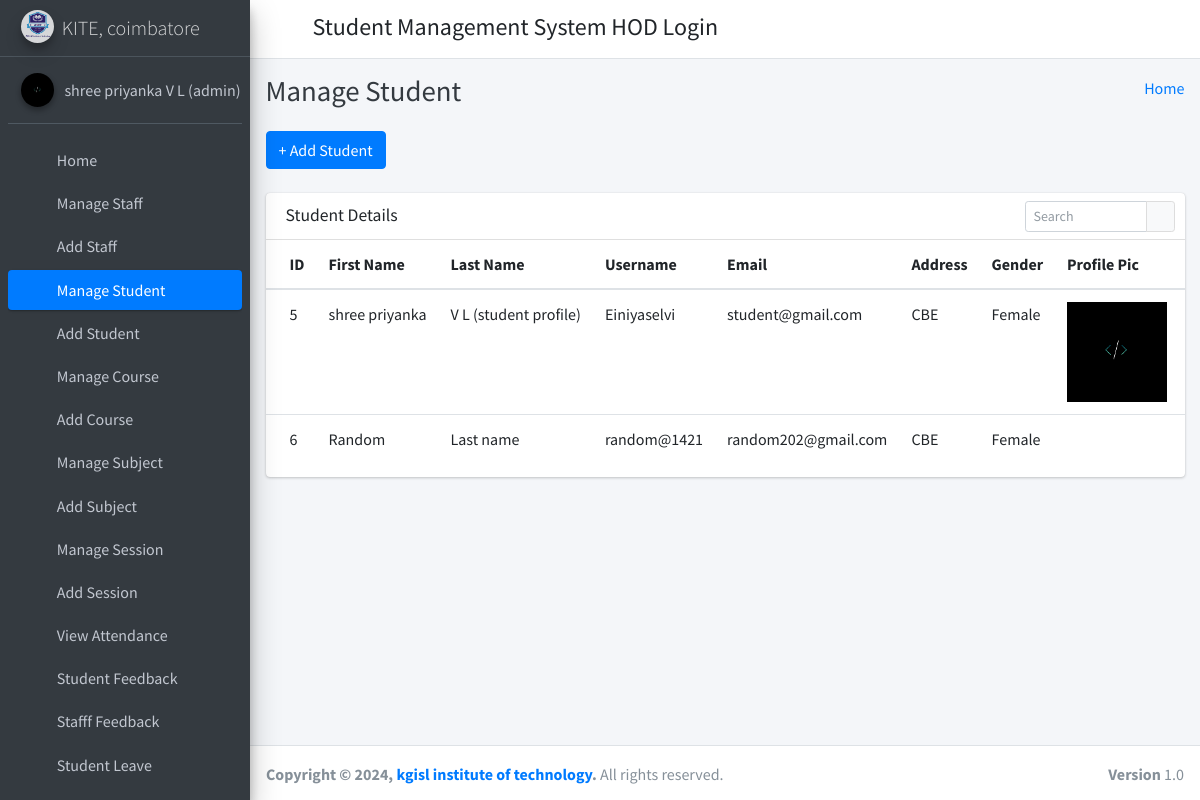
Screenshot of /manage_student/ (signed in) with the database file from the repository.
### student_management_app/models.py (models this page shows)
class CustomUser(AbstractUser):
    user_type_data = ((1, "HOD"), (2, "Staff"), (3, "Student"))
    user_type = models.CharField(default=1, choices=user_type_data, max_length=10)

class Students(models.Model):
    id = models.AutoField(primary_key=True)
    admin = models.OneToOneField(CustomUser, on_delete = models.CASCADE)
    gender = models.CharField(max_length=50)
    profile_pic = models.FileField()
    address = models.TextField()
    course_id = models.ForeignKey(Courses, on_delete=models.DO_NOTHING, default=1)
    session_year_id = models.ForeignKey(SessionYearModel, on_delete=models.CASCADE)
    created_at = models.DateTimeField(auto_now_add=True)
    updated_at = models.DateTimeField(auto_now=True)
    objects = models.Manager()

### student_management_app/HodViews.py (the view)
# urls.py: path('manage_student/', HodViews.manage_student, name="manage_student"),
def manage_student(request):
    students = Students.objects.all()
    context = {
        "students": students
    }
    return render(request, 'hod_template/manage_student_template.html', context)

### student_management_app/LoginCheckMiddleWare.py (called while the page is built, shortened)
    def process_view(self, request, view_func, view_args, view_kwargs):
        modulename = view_func.__module__
        user = request.user
        if user.is_authenticated:
            if user.user_type == "1":
                if modulename == "student_management_app.HodViews":
                    pass
                elif modulename == "student_management_app.views" or modulename == "django.views.static":
                    pass
                else:
                    return redirect("admin_home")
            else:
                return redirect("login")
        else:
            if request.path == reverse("login") or request.path == reverse("doLogin"):
                pass
            else:
                return redirect("login")

### student_management_app/templates/hod_template/manage_student_template.html (shortened to what this page needs)
{% extends 'hod_template/base_template.html' %}
{% block page_title %}
    Manage Student
{% endblock page_title %}
{% block main_content %}
{% load static %}
<section class="content">
        <div class="container-fluid">
            <a class="btn btn-primary" href="{% url 'add_student' %}" role="button">+ Add Student</a> <br/>&nbsp;
            <div class="row">
                <div class="col-md-12">
                    <div class="card">
                        <div class="card-header">
                            <h3 class="card-title">Student Details</h3>
                            <div class="card-tools">
                            <div class="input-group input-group-sm" style="width: 150px;">
                                <input type="text" name="table_search" class="form-control float-right" placeholder="Search">
                                <div class="input-group-append">
                                <button type="submit" class="btn btn-default"><i class="fas fa-search"></i></button>
                                </div>
                            </div>
                            </div>
                        </div>
                        <div class="card-body table-responsive p-0">
                            <table class="table table-hover text-nowrap">
                            <thead>
                                <tr>
                                <th>ID</th>
                                <th>First Name</th>
                                <th>Last Name</th>
                                <th>Username</th>
                                <th>Email</th>
                                <th>Address</th>
                                <th>Gender</th>
                                <th>Profile Pic</th>
                                <th>Start Year</th>
                                </tr>
                            </thead>
                            <tbody>
                                {% for student in students %}
                                <tr>
                                <td>{{ student.admin.id }}</td>
                                <td>{{ student.admin.first_name }}</td>
                                <td>{{ student.admin.last_name }}</td>
                                <td>{{ student.admin.username }}</td>
                                <td>{{ student.admin.email }}</td>
                                <td>{{ student.address }}</td>
                                <td>{{ student.gender }}</td>
                                <td> <img src="{{ student.profile_pic }}" style="width: 100px;" /> </td>
                                <td>{{ student.session_year_id.session_start_year }}</td>
                                </tr>
                                {% endfor %}
                            </tbody>
                            </table>
                        </div>
                        </div>
                </div>
            </div>
        </div>
      </section>
  {% endblock main_content %}

### student_management_app/templates/hod_template/base_template.html (shortened to what this page needs)
{% load static %}
<!DOCTYPE html>
<html>
<head>
  <link rel="stylesheet" href="{% static "fontawesome-free/css/all.min.css" %}">
  <link rel="stylesheet" href="https://code.ionicframework.com/ionicons/2.0.1/css/ionicons.min.css">
  <link rel="stylesheet" href="{% static 'tempusdominus-bootstrap-4/css/tempusdominus-bootstrap-4.min.css' %}">
  <link rel="stylesheet" href="{% static "icheck-bootstrap/icheck-bootstrap.min.css" %}">
  <link rel="stylesheet" href="{% static "jqvmap/jqvmap.min.css" %}">
  <link rel="stylesheet" href="{% static 'dist/css/adminlte.min.css'  %}">
  <link rel="stylesheet" href="{% static "overlayScrollbars/css/OverlayScrollbars.min.css" %}">
  <link rel="stylesheet" href="{% static "daterangepicker/daterangepicker.css" %}">
  <link rel="stylesheet" href="{% static "summernote/summernote-bs4.css" %}">
</head>
<body class="hold-transition sidebar-mini layout-fixed">
  <div class="wrapper">
    <nav class="main-header navbar navbar-expand navbar-white navbar-light">
      <ul class="navbar-nav">
        <li class="nav-item">
          <a class="nav-link" data-widget="pushmenu" href="#" role="button"><i class="fas fa-bars"></i></a>
        </li>
      </ul>
      <h4 style="margin-left: 10px; margin-top: 5px;">Student Management System HOD Login</h4>
      <ul class="navbar-nav ml-auto">
      <li class="nav-item dropdown">
        <a class="nav-link" data-toggle="dropdown" href="#" aria-expanded="false">
          <i class="fas fa-cog"></i>
        </a>
      </li>
    </ul>
    </nav>
    {% include 'hod_template/sidebar_template.html' with user=user id=id %}
    <div class="content-wrapper">
      <div class="content-header">
        <div class="container-fluid">
          <div class="row mb-2">
            <div class="col-sm-6">
              <h1 class="m-0 text-dark">
                {% block page_title %}
                {% endblock page_title %}
              </h1>
            </div>
            <div class="col-sm-6">
              <ol class="breadcrumb float-sm-right">
                <li class="breadcrumb-item"><a href="{% url 'admin_home' %}">Home</a></li>
              </ol>
            </div>
          </div>
        </div>
      </div>
      {% block main_content %}
      {% endblock main_content %}
    </div>
    {% include 'hod_template/footer.html' %}
  </div>
</body>
</html>

### student_management_app/templates/hod_template/sidebar_template.html (shortened to what this page needs)
{% load static %}
<aside class="main-sidebar sidebar-dark-primary elevation-4">
      <a href="{% url 'admin_home' %}" class="brand-link">
        <img src="{% static 'dist/img/AdminLTELogo.png' %}" alt="AdminLTE Logo" class="brand-image img-circle elevation-3"
            style="opacity: .8">
        <span class="brand-text font-weight-light">KITE, coimbatore</span>
      </a>
      <div class="sidebar">
        <div class="user-panel mt-3 pb-3 mb-3 d-flex">
          <div class="image">
            <img src="{% static 'dist/img/user2-160x160.jpg' %}" class="img-circle elevation-2" alt="User Image">
          </div>
          <div class="info">
            <a href="{% url 'admin_profile' %}" class="d-block">{{ user.first_name }} {{ user.last_name }}</a>
          </div>
        </div>
        <nav class="mt-2">
          <ul class="nav nav-pills nav-sidebar flex-column" data-widget="treeview" role="menu" data-accordion="false">
            <li class="nav-item">
              {% url 'admin_home' as admin_home %}
              <a href="{{ admin_home }}" class="nav-link {% if request.path == admin_home %} active {% endif %}">
                <i class="nav-icon fas fa-tachometer-alt"></i>
                <p>
                  Home
                </p>
              </a>
            </li>
            <li class="nav-item">
              {% url 'manage_staff' as manage_staff %}
              {% url 'edit_staff' staff_id=id as edit_staff %}
              <a href="{{ manage_staff }}" class="nav-link {% if request.path == manage_staff %} active {% endif %} {% if request.path == edit_staff %} active {% endif %}">
                <i class="nav-icon fas fa-chalkboard-teacher"></i>
                <p>
                  Manage Staff
                </p>
              </a>
            </li>
            <li class="nav-item">
              {% url 'add_staff' as add_staff %}
              <a href="{{ add_staff }}" class="nav-link {% if request.path == add_staff %} active {% endif %}">
                <i class="nav-icon fas fa-th"></i>
                <p>
                  Add Staff
                </p>
              </a>
            </li>
            <li class="nav-item">
              {% url 'manage_student' as manage_student %}
              {% url 'edit_student' student_id=id as edit_student %}
              <a href="{{ manage_student }}" class="nav-link {% if request.path == manage_student %} active {% endif %} {% if request.path == edit_student %} active {% endif %}">
                <i class="nav-icon fas fa-user-graduate"></i>
                <p>
                  Manage Student
                </p>
              </a>
            </li>
            <li class="nav-item">
              {% url 'add_student' as add_student %}
              <a href="{{ add_student }}" class="nav-link {% if request.path == add_student %} active {% endif %}">
                <i class="nav-icon fas fa-th"></i>
                <p>
                  Add Student
                </p>
              </a>
            </li>
            <li class="nav-item">
              {% url 'manage_course' as manage_course %}
              {% url 'edit_course' course_id=id as edit_course %}
              <a href="{{ manage_course }}" class="nav-link {% if request.path == manage_course %} active {% endif %} {% if request.path == edit_course %} active {% endif %}">
                <i class="nav-icon fas fa-chalkboard"></i>
                <p>
                  Manage Course
                </p>
              </a>
            </li>
            <li class="nav-item">
            {% url 'add_course' as add_course %}
              <a href="{{ add_course }}" class="nav-link {% if request.path == add_course %} active {% endif %}">
                <i class="nav-icon fas fa-th"></i>
                <p>
                  Add Course
                </p>
              </a>
            </li>
            <li class="nav-item">
              {% url 'manage_subject' as manage_subject %}
              {% url 'edit_subject' subject_id=id as edit_subject %}
              <a href="{{ manage_subject }}" class="nav-link {% if request.path == manage_subject %} active {% endif %} {% if request.path == edit_subject %} active {% endif %}">
                <i class="nav-icon fas fa-book"></i>
                <p>
                  Manage Subject
                </p>
              </a>
            </li>
            <li class="nav-item">
              {% url 'add_subject' as add_subject %}
              <a href="{{ add_subject }}" class="nav-link {% if request.path == add_subject %} active {% endif %}">
                <i class="nav-icon fas fa-th"></i>
                <p>
                  Add Subject
                </p>
              </a>
            </li>
            <li class="nav-item">
              {% url 'manage_session' as manage_session %}
              {% url 'edit_session' session_id=id as edit_session %}
              <a href="{{ manage_session }}" class="nav-link {% if request.path == manage_session %} active {% endif %} {% if request.path == edit_session %} active {% endif %}">
                <i class="nav-icon fas fa-graduation-cap"></i>
                <p>
                  Manage Session
                </p>
              </a>
            </li>
            <li class="nav-item">
              {% url 'add_session' as add_session %}
              <a href="{{ add_session }}" class="nav-link {% if request.path == add_session %} active {% endif %}">
                <i class="nav-icon fas fa-th"></i>
                <p>
                  Add Session
                </p>
              </a>
            </li>
            <li class="nav-item">
              {% url 'admin_view_attendance' as admin_view_attendance %}
              <a href="{{ admin_view_attendance }}" class="nav-link {% if request.path == admin_view_attendance %} active {% endif %}">
                <i class="nav-icon fas fa-calendar-alt"></i>
                <p>
                  View Attendance
                </p>
              </a>
            </li>
            <li class="nav-item">
              {% url 'student_feedback_message' as student_feedback_message %}
              <a href="{{ student_feedback_message }}" class="nav-link {% if request.path == student_feedback_message %} active {% endif %}">
                <i class="nav-icon fas fa-th"></i>
                <p>
                  Student Feedback
                </p>
              </a>
            </li>
            <li class="nav-item">
              {% url 'staff_feedback_message' as staff_feedback_message %}
              <a href="{{ staff_feedback_message }}" class="nav-link {% if request.path == staff_feedback_message %} active {% endif %}">
                <i class="nav-icon fas fa-th"></i>
                <p>
                  Stafff Feedback
                </p>
              </a>
            </li>
            <li class="nav-item">
              {% url 'student_leave_view' as student_leave_view %}
              <a href="{{ student_leave_view }}" class="nav-link {% if request.path == student_leave_view %} active {% endif %}">
                <i class="nav-icon fas fa-th"></i>
                <p>
                  Student Leave
                </p>
              </a>
            </li>
            <li class="nav-item">
              {% url 'staff_leave_view' as staff_leave_view %}
              <a href="{{ staff_leave_view }}" class="nav-link {% if request.path == staff_leave_view %} active {% endif %}">
                <p>
                </p>
              </a>
            </li>
          </ul>
        </nav>
      </div>
    </aside>

### student_management_app/templates/hod_template/footer.html
<footer class="main-footer">
      <strong>Copyright &copy; {% now "Y" %}, <a href="https://www.kgkite.ac.in/">kgisl institute of technology</a>.</strong>
      All rights reserved.
      <div class="float-right d-none d-sm-inline-block">
        <b>Version</b> 1.0
      </div>
    </footer>

### rows the page displays
CustomUser: first_name "shree priyanka", last_name "V L (admin)"
Students: admin.id "5", admin.first_name "shree priyanka", admin.last_name "V L (student profile)", admin.username "Einiyaselvi", admin.email "student@gmail.com", address "CBE", gender "Female", profile_pic (picture)
Students: admin.id "6", admin.first_name "Random", admin.last_name "Last name", admin.username "random@1421", admin.email "random202@gmail.com", address "CBE", gender "Female"
